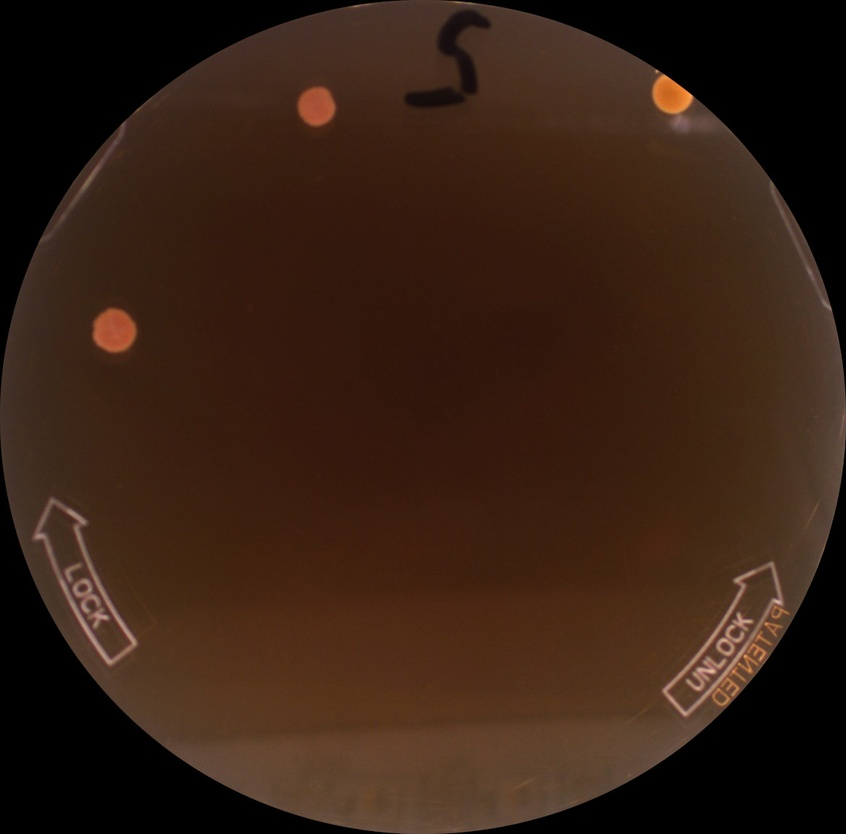
#> input picture pos15.jpg, 846 x 834 px, shrunk from 1164 x 1148 before the run
$ python label_binary_img.py
#> lines starting #> are read from the running program, lines starting #| are printed output that depends on the picture; after the words box and inside, x2 and y2 are one past the last pixel; in counts of white or black regions, pixels touching at a corner belong together
# %%
import cv2
from matplotlib import pyplot as plt
import numpy as np
from skimage import color, io, measure
from scipy import ndimage
import pandas as pd

im = cv2.imread('pos15.jpg', 0)
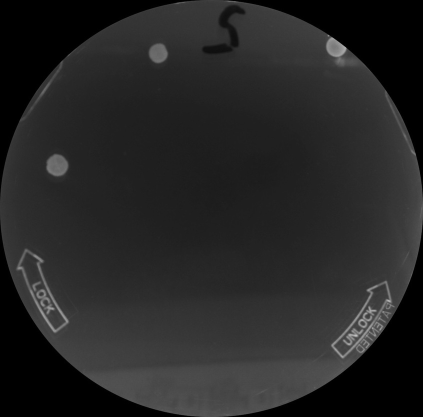
#> im: shape (834, 846) (shown at 1/2 size); min 0, max 200, mean 37.6

# %%
def create_circular_mask(h, w, center=None, radius=None):
    '''
    Creates a mask of dimentions, height = h, width = x, with a circle marked true,
    located at the center and having radius  = radius
    I modified it from here:
    https://stackoverflow.com/questions/44865023/how-can-i-create-a-circular-mask-for-a-numpy-array
    '''
    if center is None: # use the middle of the image
        center = (int(w/2), int(h/2))
    if radius is None: # use the smallest distance between the center and image walls
        radius = min(center[0], center[1], w-center[0], h-center[1])

    #Compute square of the radius to avoid computing sqrt on every step
    radius_sq = radius**2

    Y, X = np.ogrid[:h, :w]
    dist_from_center_sq = (X - center[0])**2 + (Y-center[1])**2

    mask = dist_from_center_sq <= radius_sq

    return mask

# %%
# Otsu thresholding
msk_circ = create_circular_mask(im.shape[0], im.shape[1])
ret, th = cv2.threshold(im[msk_circ], 0,255, cv2.THRESH_BINARY+cv2.THRESH_OTSU)
#> ret = 55
im_th = im.copy()
im_th[im<ret] = 0
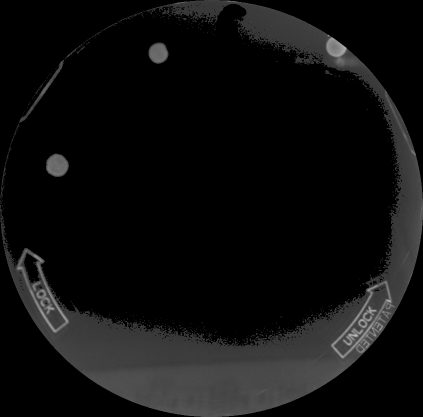
#> im_th: shape (834, 846) (shown at 1/2 size); min 0, max 200, mean 14.6
im_th[im>ret] = 255
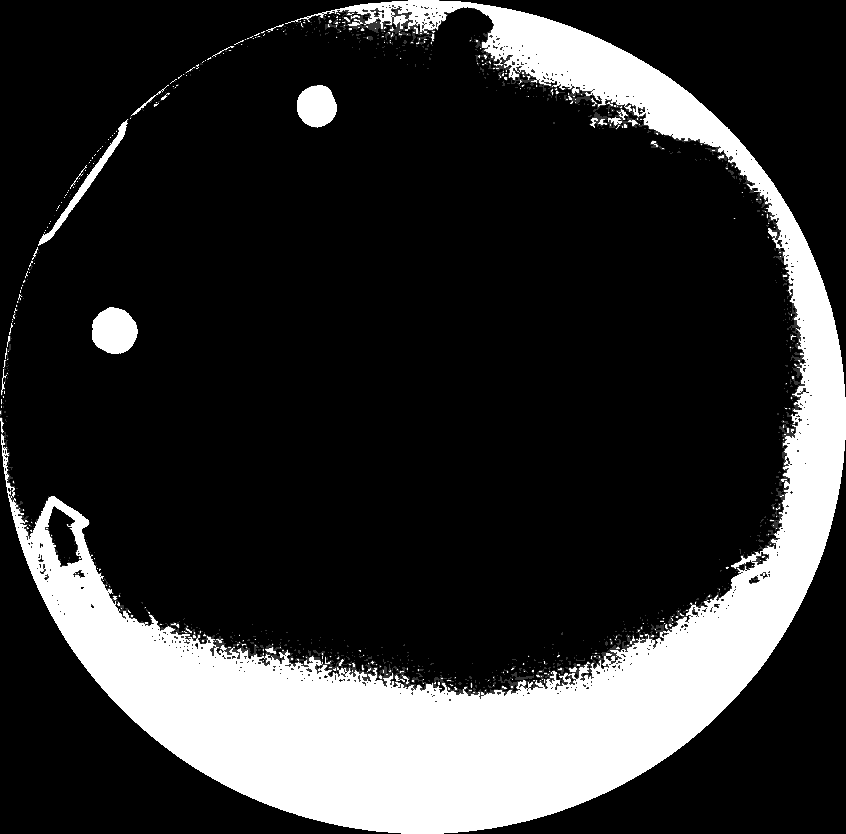
#> im_th: shape (834, 846); 19.37% of pixels changed, all inside (x1, y1, x2, y2) = (0, 0, 846, 834)
eroded = cv2.erode(im_th, np.ones((5,5), np.uint8), iterations = 3)
dilated = cv2.dilate(eroded, np.ones((5,5), np.uint8), iterations = 3)
plt.imshow(dilated )

# %%
# Labeling individual regions
mask = dilated> ret
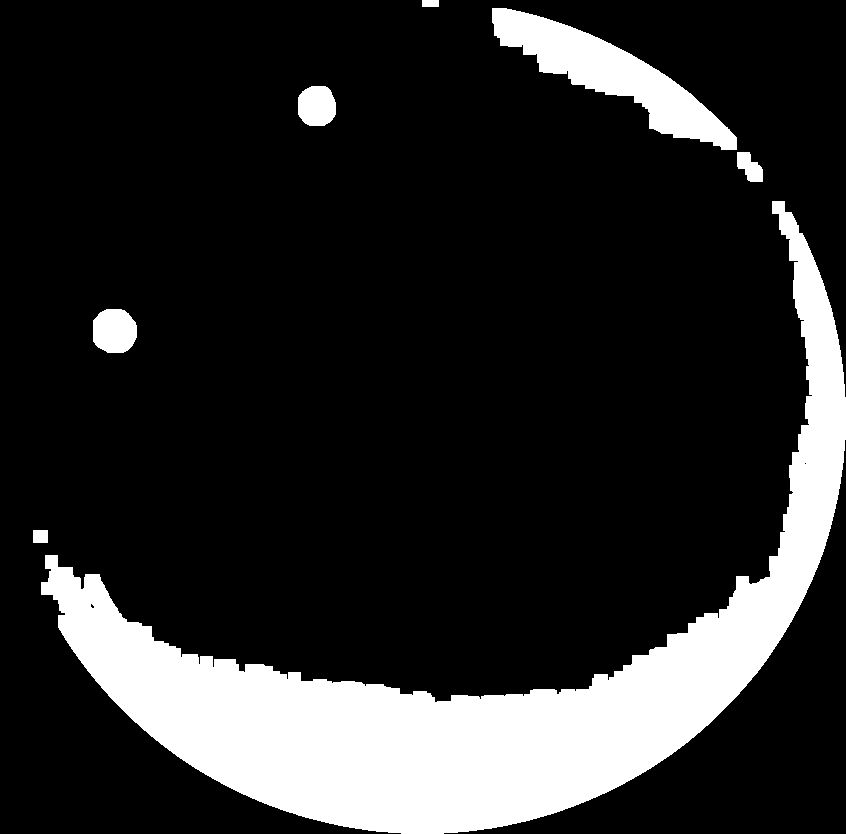
#> mask: shape (834, 846) bool; 16.7% white; 7 white regions
# Define what kind of connectivity matrix to use. This is 8-connected matrix
s = [[1,1,1],[1,1,1],[1,1,1]]

lbl_msk, num_lbl = ndimage.label(mask, structure=s)
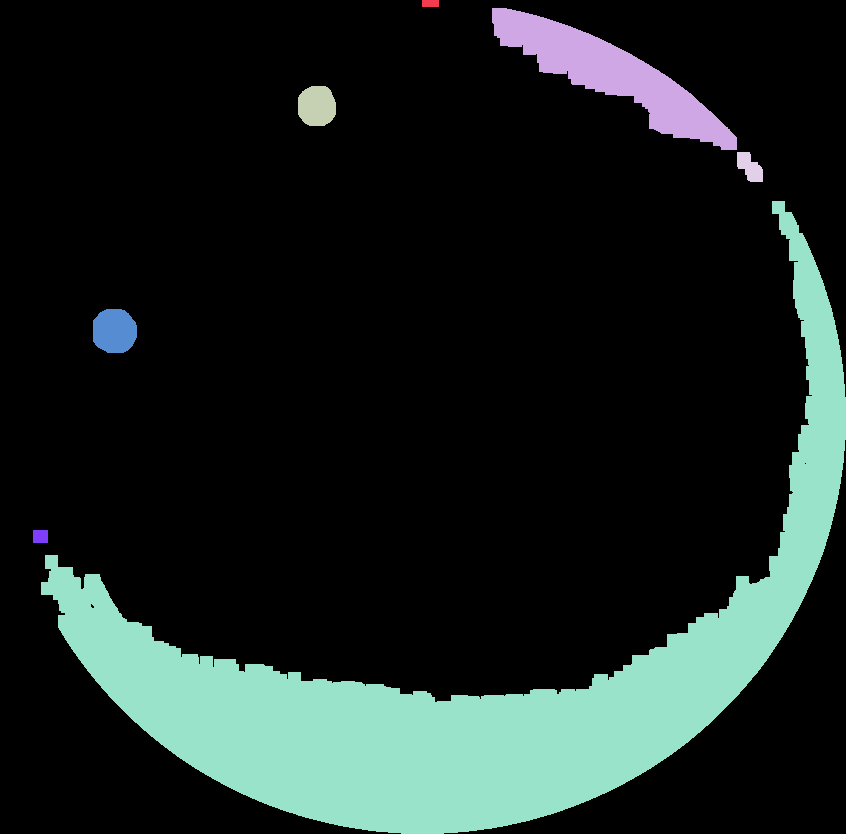
#> lbl_msk: shape (834, 846) int32; 8 distinct labels, from 0 to 7; one colour per label, 0 black
#> num_lbl = 7

img2 = color.label2rgb(lbl_msk, bg_label =0)
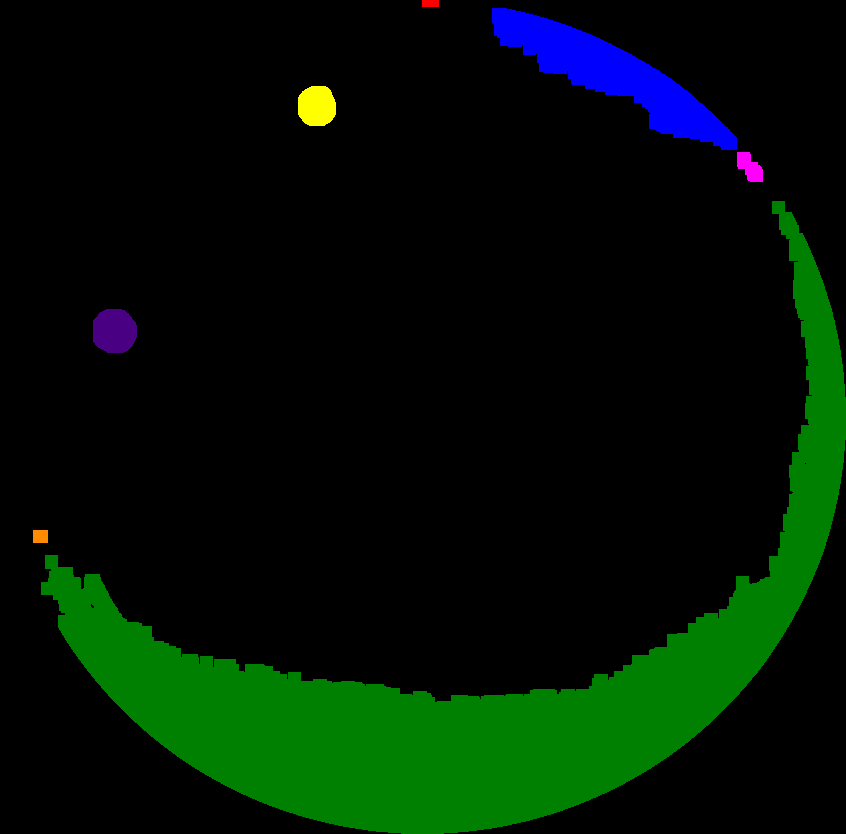
#> img2: shape (834, 846, 3) float64; mean R, G, B 0.00367, 0.0753, 0.0176
plt.imshow(img2)
# %%
#Analyze clusters
clusters = measure.regionprops(lbl_msk, im)
#> clusters = 7 regions; box (x1, y1, x2, y2) and area: (41, 201, 846, 834) 103003, (492, 8, 737, 150) 11052, (93, 309, 137, 353) 1621, (298, 86, 336, 126) 1286, (737, 152, 763, 182) 512, (33, 530, 48, 543) 195, (422, 0, 439, 7) 119
#%%

def scalar_attributes_list(im_props):
    """
    Makes list of all scalar, non-dunder, non-hidden
    attributes of skimage.measure.regionprops object
    """

    attributes_list = []

    for i, test_attribute in enumerate(dir(im_props[0])):

        #Attribute should not start with _ and cannot return an array
        #does not yet return tuples
        if test_attribute[:1] != '_' and not\
                isinstance(getattr(im_props[0], test_attribute), np.ndarray):
            attributes_list += [test_attribute]
#> this loop made 86 passes
#> after the loop, attributes_list = 26 items, first 6: 'area', 'area_bbox', 'area_convex', 'area_filled', 'axis_major_length', 'axis_minor_length'

    return attributes_list


def regionprops_to_df(im_props):
    """
    Read content of all attributes for every item in a list
    output by skimage.measure.regionprops
    """

    attributes_list = scalar_attributes_list(im_props)

    # Initialise list of lists for parsed data
    parsed_data = []

    # Put data from im_props into list of lists
    for i, _ in enumerate(im_props):
        parsed_data += [[]]

        for j in range(len(attributes_list)):
            parsed_data[i] += [getattr(im_props[i], attributes_list[j])]
#> this loop made 7 passes
#> after the loop, parsed_data = 7 items

    # Return as a Pandas DataFrame
    return pd.DataFrame(parsed_data, columns=attributes_list)


# %%
df = regionprops_to_df(clusters)
#> df = table of 7 rows and 26 columns
# %%

$ run again, with pos16.jpg copied over pos15.jpg
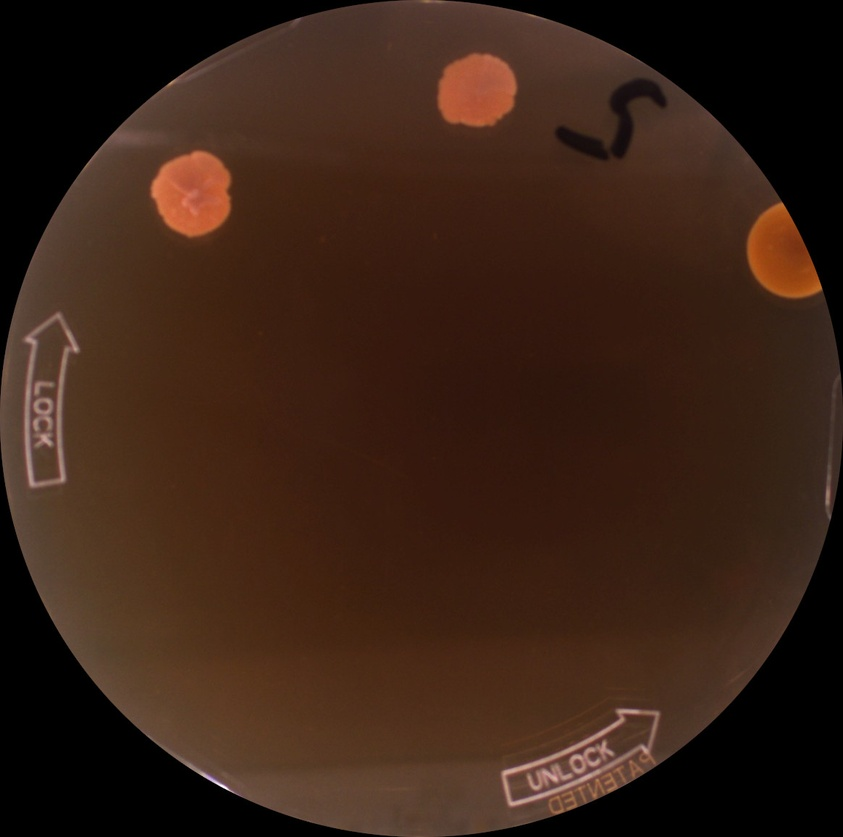
#> input picture pos16.jpg, 843 x 837 px, shrunk from 1164 x 1156 before the run
#> `im = cv2.imread('pos15.jpg', 0)`:
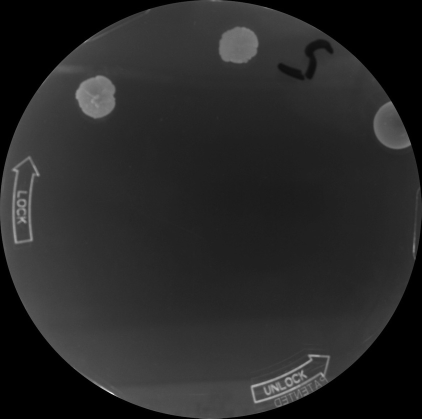
#> im: shape (837, 843) (shown at 1/2 size); min 0, max 255, mean 39.7
#> ret = 59
#> mask: shape (837, 843) bool; 16.2% white; 4 white regions
#> lbl_msk: shape (837, 843) int32; 5 distinct labels, from 0 to 4
#> num_lbl = 4
#> `img2 = color.label2rgb(lbl_msk, bg_label =0)`:
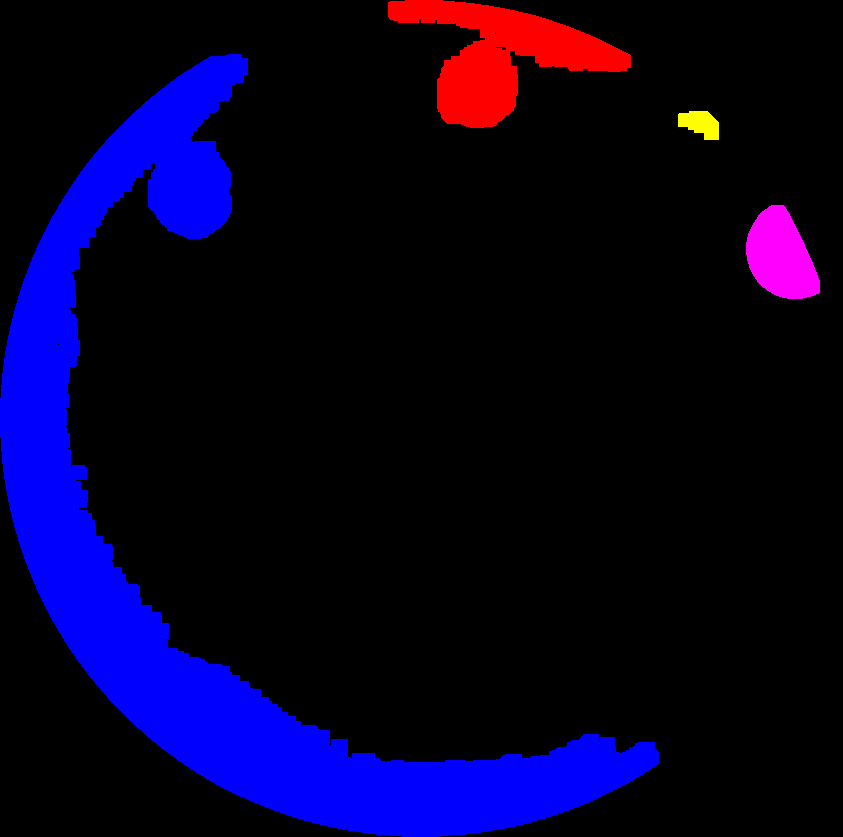
#> img2: shape (837, 843, 3) float64; mean R, G, B 0.027, 0.00119, 0.142
#> clusters = 4 regions; box (x1, y1, x2, y2) and area: (0, 54, 659, 837) 95140, (388, 0, 631, 128) 13435, (746, 205, 820, 299) 4788, (678, 111, 719, 140) 840
#> the loop in scalar_attributes_list, `for i, test_attribute in enumerate(dir(im_props[0])):` made 86 passes
#> after the loop in scalar_attributes_list, `for i, test_attribute in enumerate(dir(im_props[0])):`: attributes_list = 26 items, first 6: 'area', 'area_bbox', 'area_convex', 'area_filled', 'axis_major_length', 'axis_minor_length'
#> the loop in regionprops_to_df, `for i, _ in enumerate(im_props):` made 4 passes
#> after the loop in regionprops_to_df, `for i, _ in enumerate(im_props):`: parsed_data = 4 items
#> df = table of 4 rows and 26 columns
